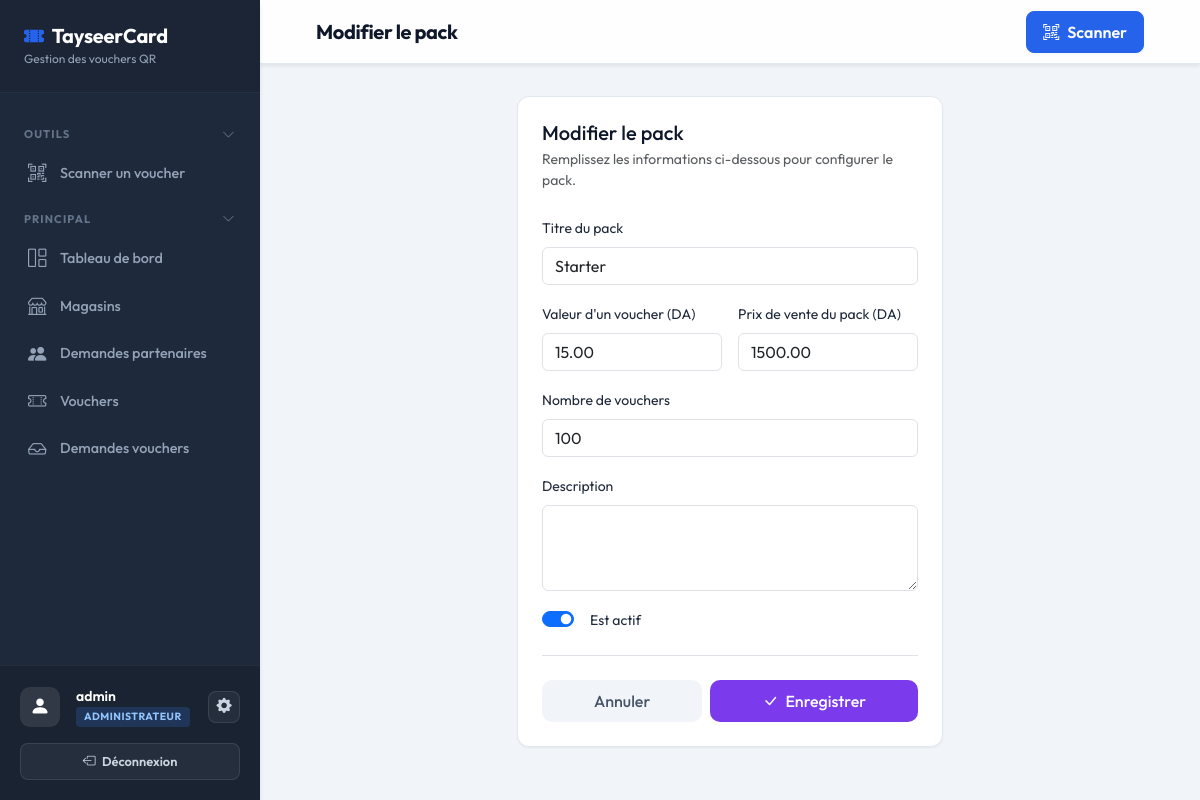
The page /caissier/vouchers/admin/packs/1/edit/ (signed in) on the database its author committed.
### apps/accounts/models.py (models this page shows, shortened)
class User(AbstractUser):
    class Role(models.TextChoices):
        ADMIN = 'ADMIN', 'Administrateur'
        MANAGER = 'MANAGER', 'Manager de magasin'
        CAISSIER = 'CAISSIER', 'Caissier'
    role = models.CharField(
        max_length=10,
        choices=Role.choices,
        default=Role.MANAGER,
    )
    def is_admin(self):
        return self.role == self.Role.ADMIN or self.is_superuser
    def is_manager(self):
        return self.role == self.Role.MANAGER
    def is_caissier(self):
        return self.role == self.Role.CAISSIER
    def get_store(self):
        if self.is_manager():
            return getattr(self, 'managed_store', None)
        elif self.is_caissier():
            caissier_store = getattr(self, 'caissier_store', None)
            if hasattr(caissier_store, 'first'):
                return caissier_store.first()
            return caissier_store
        return None

### apps/vouchers/models.py (models this page shows, shortened)
class VoucherPrice(models.Model):
    title = models.CharField(max_length=200, unique=True)
    value = models.DecimalField(max_digits=10, decimal_places=2, help_text="Valeur du voucher en DZD")
    price = models.DecimalField(max_digits=10, decimal_places=2, help_text="Prix de vente en DZD pour le pack")
    pack_quantity = models.PositiveIntegerField(default=1, help_text="Nombre de vouchers dans ce pack")
    description = models.TextField(blank=True)
    is_active = models.BooleanField(default=True)
    created_at = models.DateTimeField(auto_now_add=True)
    updated_at = models.DateTimeField(auto_now=True)
    class Meta:
        ordering = ['price']
        verbose_name_plural = 'Voucher Packs & Prices'

### apps/vouchers/views.py (the view)
    def wrapper(request, *args, **kwargs):
        if not request.user.is_authenticated or not request.user.is_admin():
            messages.error(request, "Accès réservé aux administrateurs.")
            return redirect('dashboard')
        return view_func(request, *args, **kwargs)

### apps/vouchers/forms.py
class VoucherPriceForm(forms.ModelForm):
    class Meta:
        model = VoucherPrice
        fields = ['title', 'value', 'price', 'pack_quantity', 'description', 'is_active']
        widgets = {
            'title': forms.TextInput(attrs={'class': 'form-control', 'placeholder': 'Ex: Pack Bronze'}),
            'value': forms.NumberInput(attrs={'class': 'form-control', 'step': '0.01'}),
            'price': forms.NumberInput(attrs={'class': 'form-control', 'step': '0.01'}),
            'pack_quantity': forms.NumberInput(attrs={'class': 'form-control', 'min': 1}),
            'description': forms.Textarea(attrs={'class': 'form-control', 'rows': 3}),
            'is_active': forms.CheckboxInput(attrs={'class': 'form-check-input'}),
        }
        labels = {
            'title': 'Titre du pack',
            'value': 'Valeur d\'un voucher (DA)',
            'price': 'Prix de vente du pack (DA)',
            'pack_quantity': 'Nombre de vouchers',
            'is_active': 'Est actif',
        }

### apps/accounts/context_processors.py (called while the page is built)
def admin_notifications(request):
    pending_requests = 0
    if request.user.is_authenticated:
        is_admin = getattr(request.user, 'is_admin', False)
        if callable(is_admin):
            is_admin = is_admin()
        if is_admin:
            pending_requests = VoucherRequest.objects.filter(status=VoucherRequest.Status.PENDING).count()
    return {
        'pending_requests': pending_requests,
    }

### apps/vouchers/views.py (called while the page is built)
def admin_required(view_func):
    def wrapper(request, *args, **kwargs):
        if not request.user.is_authenticated or not request.user.is_admin():
            messages.error(request, "Accès réservé aux administrateurs.")
            return redirect('dashboard')
        return view_func(request, *args, **kwargs)
    return wrapper

@login_required
@admin_required
def pack_edit(request, pk):
    from .models import VoucherPrice
    pack = get_object_or_404(VoucherPrice, pk=pk)
    form = VoucherPriceForm(request.POST or None, instance=pack)
    if request.method == 'POST' and form.is_valid():
        form.save()
        messages.success(request, "Pack mis à jour.")
        return redirect('pack_list')
    return render(request, 'vouchers/pack_form.html', {'form': form, 'title': 'Modifier le pack', 'pack': pack})

### templates/vouchers/pack_form.html (shortened to what this page needs)
{% extends 'base.html' %}
{% block page_title %}{{ title }}{% endblock %}
{% block content %}
<div class="row justify-content-center">
    <div class="col-lg-6">
        <div class="stat-card">
            <div class="mb-4">
                <h5 class="fw-700 mb-1" style="color:#0f172a;">{{ title }}</h5>
                <p class="text-muted small">Remplissez les informations ci-dessous pour configurer le pack.</p>
            </div>
            <form method="post">
                <div class="mb-3">
                    <label class="form-label fw-600 small">{{ form.title.label }}</label>
                    {{ form.title }}
                </div>
                <div class="row g-3 mb-3">
                    <div class="col-6">
                        <label class="form-label fw-600 small">{{ form.value.label }}</label>
                        {{ form.value }}
                    </div>
                    <div class="col-6">
                        <label class="form-label fw-600 small">{{ form.price.label }}</label>
                        {{ form.price }}
                    </div>
                </div>
                <div class="mb-3">
                    <label class="form-label fw-600 small">{{ form.pack_quantity.label }}</label>
                    {{ form.pack_quantity }}
                </div>
                <div class="mb-3">
                    <label class="form-label fw-600 small">{{ form.description.label }}</label>
                    {{ form.description }}
                </div>
                <div class="mb-4">
                    <div class="form-check form-switch">
                        {{ form.is_active }}
                        <label class="form-check-label fw-600 small ms-2" for="{{ form.is_active.id_for_label }}">
                            {{ form.is_active.label }}
                        </label>
                    </div>
                </div>
                <div class="d-flex gap-2 border-top pt-4">
                    <a href="{% url 'admin_account_settings' %}?tab=packs" class="btn flex-fill"
                        style="background:#f1f5f9; color:#475569; border-radius:10px; font-weight:500;">
                        Annuler
                    </a>
                    <button type="submit" class="btn flex-fill"
                        style="background:#7c3aed; color:#fff; border-radius:10px; font-weight:500;">
                        <i class="bi bi-check-lg me-1"></i> Enregistrer
                    </button>
                </div>
            </form>
        </div>
    </div>
</div>
{% endblock %}

### templates/base.html (shortened to what this page needs)
<!DOCTYPE html>
<html lang="fr">
<head>
  <link href="https://cdn.jsdelivr.net/npm/bootstrap@5.3.0/dist/css/bootstrap.min.css" rel="stylesheet" />
  <link href="https://cdn.jsdelivr.net/npm/bootstrap-icons@1.11.0/font/bootstrap-icons.css" rel="stylesheet" />
</head>
<body>
  {% if user.is_authenticated %}
  <aside class="sidebar" id="sidebar">
    <div class="sidebar-brand d-flex align-items-center justify-content-between">
      <div>
        <h5><i class="bi bi-ticket-perforated-fill me-2" style="color:var(--primary)"></i>TayseerCard</h5>
        <small>Gestion des vouchers QR</small>
      </div>
    </div>
    <nav class="sidebar-nav">
      <button class="nav-section-toggle" onclick="toggleNavSection(this)">
        <span>Outils</span>
        <i class="bi bi-chevron-down chevron"></i>
      </button>
      <div class="nav-section-body">
        <a href="{% url 'scan_page' %}" class="nav-link {% block nav_scan %}{% endblock %}">
          <i class="bi bi-qr-code-scan"></i> Scanner un voucher
        </a>
      </div>
      <button class="nav-section-toggle" onclick="toggleNavSection(this)">
        <span>Principal</span>
        <i class="bi bi-chevron-down chevron"></i>
      </button>
      <div class="nav-section-body">
        <a href="{% url 'dashboard' %}" class="nav-link {% block nav_dashboard %}{% endblock %}">
          <i class="bi bi-grid-1x2"></i> Tableau de bord
        </a>
        {% if user.is_admin %}
        <a href="{% url 'store_list' %}" class="nav-link {% block nav_stores %}{% endblock %}">
          <i class="bi bi-shop"></i> Magasins
        </a>
        <a href="{% url 'store_request_list' %}" class="nav-link {% block nav_store_requests %}{% endblock %}">
          <i class="bi bi-people-fill"></i> Demandes partenaires
        </a>
        {% endif %}
        {% if user.is_admin or user.is_manager or user.is_caissier %}
          <a href="{% if user.is_caissier %}/caissier/vouchers/{% elif user.is_manager %}/manager/vouchers/{% else %}{% url 'voucher_list' %}{% endif %}"
             class="nav-link {% block nav_vouchers %}{% endblock %}">
            <i class="bi bi-ticket-perforated"></i> Vouchers
          </a>
        {% endif %}
        {% if user.is_admin %}
        <a href="{% url 'admin_request_list' %}" class="nav-link {% block nav_admin_requests %}{% endblock %}">
          <i class="bi bi-inbox"></i> Demandes vouchers
        </a>
        {% endif %}
      </div>
    </nav>
    <div class="sidebar-footer">
      <div class="d-flex align-items-center justify-content-between mb-3">
        <div class="d-flex align-items-center gap-3 overflow-hidden">
          <div class="stat-icon m-0" style="background:rgba(255,255,255,0.1); width:40px; height:40px; flex-shrink:0;">
            <i class="bi bi-person-fill" style="color:#ffffff;"></i>
          </div>
          <div class="overflow-hidden">
            <div class="user-info text-truncate">{{ user.get_full_name|default:user.username }}</div>
            <div class="user-role text-truncate">
              <span class="role-pill role-{{ user.role|lower }}">{{ user.get_role_display }}</span>
            </div>
          </div>
        </div>
        {% if user.is_admin %}
        <a href="{% url 'admin_account_settings' %}" class="btn-settings {% block nav_settings %}{% endblock %}" title="Paramètres" style="flex-shrink:0;">
          <i class="bi bi-gear-fill"></i>
        </a>
        {% endif %}
      </div>
      <div class="d-flex gap-2 mt-1">
        <a href="{% url 'logout' %}" class="btn btn-sm flex-grow-1"
          style="background:rgba(255,255,255,0.05); color:#cbd5e1; border:1px solid rgba(255,255,255,0.1); font-size:0.8rem; border-radius:8px;">
          <i class="bi bi-box-arrow-left me-1"></i> Déconnexion
        </a>
      </div>
    </div>
  </aside>
  <div class="main-content">
    <div class="topbar shadow-sm">
      <div class="container-fluid d-flex align-items-center justify-content-between h-100 px-lg-4">
        <div class="d-flex align-items-center gap-3">
          <div class="d-flex align-items-center gap-2">
            <h4 class="mb-0">{% block page_title %}Tableau de bord{% endblock %}</h4>
          </div>
        </div>
        <div class="d-flex align-items-center gap-2">
          <a href="{% url 'scan_page' %}" class="btn btn-primary d-flex align-items-center gap-2 px-3">
            <i class="bi bi-qr-code-scan"></i>
            <span class="d-none d-sm-inline">Scanner</span>
          </a>
        </div>
      </div>
    </div>
    <div class="page-body">
      {% block content %}{% endblock %}
    </div>
  </div>
  {% else %}
  {% block auth_content %}{% endblock %}
  {% endif %}
</body>
</html>

### templates/base.html (style rules this page uses)
:root { --primary: #2563eb; --primary-dark: #1d4ed8; --success: #10b981; --danger: #ef4444; --warning: #f59e0b; --sidebar-bg: #1e293b; --sidebar-text: #94a3b8; --sidebar-active: #ffffff; --sidebar-hover: #334155; --body-bg: #f1f5f9; --card-bg: #ffffff; --card-border: #e2e8f0; --shadow-sm: 0 1px 2px 0 rgb(0 0 0 / 0.05); --shadow-md: 0 4px 6px -1px rgb(0 0 0 / 0.1), 0 2px 4px -2px rgb(0 0 0 / 0.1); }
* { font-family: 'Outfit', sans-serif; }
body { background-color: var(--body-bg); color: #1e293b; min-height: 100vh; margin: 0; overflow-x: hidden; }
.sidebar { position: fixed; top: 0; left: 0; width: 260px; height: 100vh; background: var(--sidebar-bg); padding: 0; z-index: 100; transition: transform 0.3s ease; display: flex; flex-direction: column; box-shadow: var(--shadow-md); }
.sidebar-brand { padding: 24px; background: rgba(0, 0, 0, 0.1); border-bottom: 1px solid rgba(255, 255, 255, 0.05); }
.sidebar-brand h5 { color: #ffffff; font-weight: 700; font-size: 1.25rem; margin: 0; letter-spacing: -0.01em; }
.sidebar-brand small { color: var(--sidebar-text); font-size: 0.75rem; display: block; margin-top: 2px; }
.sidebar-nav { padding: 20px 0; flex: 1; overflow-y: auto; }
.sidebar-nav .nav-link { color: var(--sidebar-text); padding: 10px 24px; display: flex; align-items: center; gap: 12px; font-size: 0.9rem; font-weight: 500; transition: all 0.2s ease; border-left: 4px solid transparent; }
.sidebar-nav .nav-link i { font-size: 1.15rem; width: 20px; }
.sidebar-footer { padding: 20px; background: rgba(0, 0, 0, 0.15); border-top: 1px solid rgba(255, 255, 255, 0.05); }
.sidebar-footer .user-info { color: #ffffff; font-size: 0.875rem; font-weight: 600; }
.sidebar-footer .user-role { font-size: 0.75rem; color: var(--sidebar-text); }
.btn-settings { background: rgba(255, 255, 255, 0.05); color: #cbd5e1; border: 1px solid rgba(255, 255, 255, 0.1); font-size: 0.95rem; border-radius: 8px; display: flex; align-items: center; justify-content: center; width: 32px; height: 32px; transition: all 0.2s ease; text-decoration: none; }
.main-content { margin-left: 260px; min-height: 100vh; display: flex; flex-direction: column; transition: margin-left 0.3s ease; }
.topbar { background: rgba(255, 255, 255, 0.9); backdrop-filter: blur(10px); height: 64px; padding: 0 32px; border-bottom: 1px solid var(--card-border); display: flex; align-items: center; justify-content: space-between; position: sticky; top: 0; z-index: 50; }
.topbar h4 { margin: 0; font-weight: 700; color: #0f172a; font-size: 1.25rem; letter-spacing: -0.02em; }
.page-body { padding: 32px; flex: 1; }
.stat-card { background: var(--card-bg); border-radius: 12px; padding: 24px; border: 1px solid var(--card-border); box-shadow: var(--shadow-sm); transition: all 0.2s ease; height: 100%; }
.stat-icon { width: 44px; height: 44px; border-radius: 10px; display: flex; align-items: center; justify-content: center; font-size: 1.25rem; margin-bottom: 16px; }
.btn { border-radius: 8px; font-weight: 600; padding: 8px 16px; transition: all 0.2s ease; }
.btn-primary { background-color: var(--primary); border-color: var(--primary); box-shadow: 0 1px 2px 0 rgba(37, 99, 235, 0.05); }
.role-pill { display: inline-block; padding: 2px 8px; border-radius: 4px; font-size: 0.65rem; font-weight: 700; text-transform: uppercase; letter-spacing: 0.05em; }
.role-admin { background: rgba(59, 130, 246, 0.2); color: #93c5fd; }
.nav-section-toggle { color: #64748b; font-size: 0.7rem; font-weight: 700; letter-spacing: 0.1em; text-transform: uppercase; padding: 12px 24px 6px; display: flex; align-items: center; justify-content: space-between; cursor: pointer; background: none; border: none; width: 100%; transition: color 0.2s; }
.nav-section-toggle .chevron { font-size: 0.8rem; transition: transform 0.25s ease; }
.nav-section-body { overflow: hidden; transition: max-height 0.3s ease; max-height: 500px; }

### rows shown on the page
User: get_full_name "admin", role "ADMINISTRATEUR"
VoucherPrice: title "Starter", value "15.00", price "1500.00", pack_quantity "100", is_active "☑"

### other values the page prints
{{ title }} "Modifier le pack"
